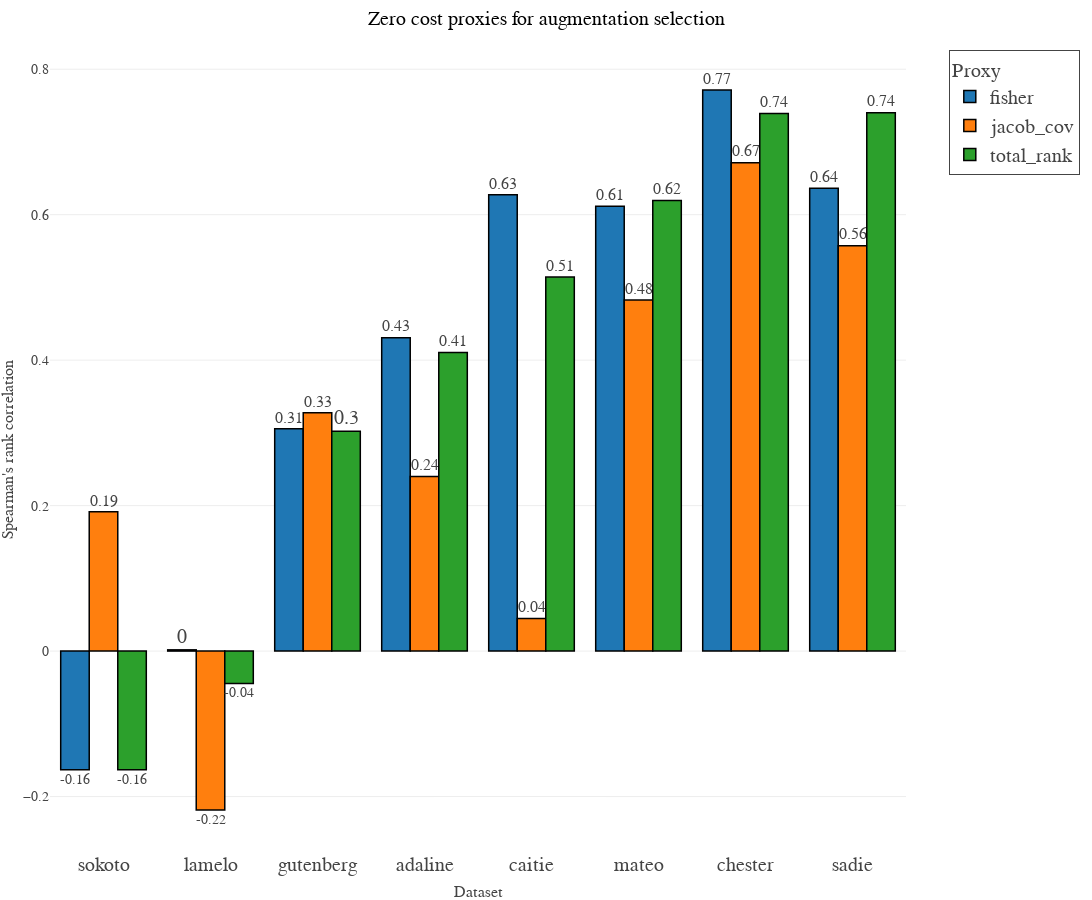

Source (notebook cell):
### Code cell
import plotly.graph_objects as go
fig = go.Figure()

# Define colors for each column for better visual differentiation
colors = ['#1f77b4', '#ff7f0e', '#2ca02c']  # Professional, distinguishable color scheme

# Add bars for each column with scientific formatting
for i, col in enumerate(corrs_df.columns):
    fig.add_trace(go.Bar(
        x=corrs_df.index,
        y=corrs_df[col],
        name=col,  # Each bar group named after the column
        marker_color=colors[i],  # Set the custom color for each bar group
        text=corrs_df[col].round(2),  # Display the values as text on the bars
        textposition='outside',  # Position the text outside the bars
        textfont=dict(size=20, family='Times New Roman'),  # Customize the text font
    ))

# Update the layout for a clean, professional look with legend on the right side
fig.update_layout(
    title="Zero cost proxies for augmentation selection",  # Title of the plot
    title_font=dict(size=20, family='Montserrat', color='black'),  # Title font
    xaxis=dict(
        title="Dataset",  # X-axis label
        tickmode='linear',
        tickfont=dict(family='Times New Roman', size=20),
        title_font=dict(size=16, family='Times New Roman'),
        showgrid=False  # Remove grid for a cleaner look
    ),
    yaxis=dict(
        title="Spearman's rank correlation",  # Y-axis label
        title_font=dict(size=16, family='Times New Roman'),
        tickfont=dict(family='Times New Roman', size=14),
        showgrid=True,  # Optional: gridlines for y-axis to aid interpretation
        zeroline=False  # Remove the default zero line for clarity
    ),
    barmode='group',  # Grouped bars for better comparison
    font=dict(family='Times New Roman', size=14),  # Set the overall font for the figure
    legend=dict(
        title="Proxy",  # Legend title
        title_font=dict(family='Times New Roman', size=20),
        font=dict(family='Times New Roman', size=20),
        x=1.05,  # Move the legend to the right of the plot
        y=1,  # Keep the legend at the top
        xanchor="left",  # Anchor the legend to the left of its position
        borderwidth=1,  # Optional: Add a border around the legend for clarity
    ),
    margin=dict(l=50, r=100, t=50, b=50),  # Increase right margin to accommodate the legend
    width=1200,  # Set figure width
    height=900,  # Set figure height
    template="presentation",
    plot_bgcolor='white',  # Background color

)
fig.update_traces(
    texttemplate='%{text}',  # Format the bar labels to 2 decimal places
    textposition='outside',  # Position the labels outside the bars
    marker_line_width=1.5,  # Add a border around the bars
    marker_line_color='black'  # Border color for the bars
)

# Show the plot
fig.show()

### Figure 1 — Plotly figure (JSON) as saved in the notebook; plotly's stock layout.template omitted (floating-point values rounded to 4 significant figures)
{"data": [{"marker": {"color": "#1f77b4", "line": {"color": "black", "width": 1.5}}, "name": "fisher", "text": [-0.16, 0, 0.31, 0.43, 0.63, 0.61, 0.77, 0.64], "textfont": {"family": "Times New Roman", "size": 20}, "textposition": "outside", "texttemplate": "%{text}", "type": "bar", "x": ["sokoto", "lamelo", "gutenberg", "adaline", "caitie", "mateo", "chester", "sadie"], "y": [-0.1632, 0.001694, 0.3056, 0.4308, 0.6273, 0.6115, 0.7714, 0.6364]}, {"marker": {"color": "#ff7f0e", "line": {"color": "black", "width": 1.5}}, "name": "jacob_cov", "text": [0.19, -0.22, 0.33, 0.24, 0.04, 0.48, 0.67, 0.56], "textfont": {"family": "Times New Roman", "size": 20}, "textposition": "outside", "texttemplate": "%{text}", "type": "bar", "x": ["sokoto", "lamelo", "gutenberg", "adaline", "caitie", "mateo", "chester", "sadie"], "y": [0.1914, -0.2185, 0.3276, 0.24, 0.04461, 0.4828, 0.6714, 0.5573]}, {"marker": {"color": "#2ca02c", "line": {"color": "black", "width": 1.5}}, "name": "total_rank", "text": [-0.16, -0.04, 0.3, 0.41, 0.51, 0.62, 0.74, 0.74], "textfont": {"family": "Times New Roman", "size": 20}, "textposition": "outside", "texttemplate": "%{text}", "type": "bar", "x": ["sokoto", "lamelo", "gutenberg", "adaline", "caitie", "mateo", "chester", "sadie"], "y": [-0.1632, -0.04461, 0.3022, 0.4105, 0.5144, 0.6194, 0.7393, 0.7403]}], "layout": {"barmode": "group", "font": {"family": "Times New Roman", "size": 14}, "height": 900, "legend": {"borderwidth": 1, "font": {"family": "Times New Roman", "size": 20}, "title": {"font": {"family": "Times New Roman", "size": 20}, "text": "Proxy"}, "x": 1.05, "xanchor": "left", "y": 1}, "margin": {"b": 50, "l": 50, "r": 100, "t": 50}, "plot_bgcolor": "white", "title": {"font": {"color": "black", "family": "Montserrat", "size": 20}, "text": "Zero cost proxies for augmentation selection"}, "width": 1200, "xaxis": {"autorange": true, "range": [-0.5, 7.5], "showgrid": false, "tickfont": {"family": "Times New Roman", "size": 20}, "tickmode": "linear", "title": {"font": {"family": "Times New Roman", "size": 16}, "text": "Dataset"}, "type": "category"}, "yaxis": {"autorange": true, "range": [-0.2735, 0.8264], "showgrid": true, "tickfont": {"family": "Times New Roman", "size": 14}, "title": {"font": {"family": "Times New Roman", "size": 16}, "text": "Spearman's rank correlation"}, "type": "linear", "zeroline": false}}}
